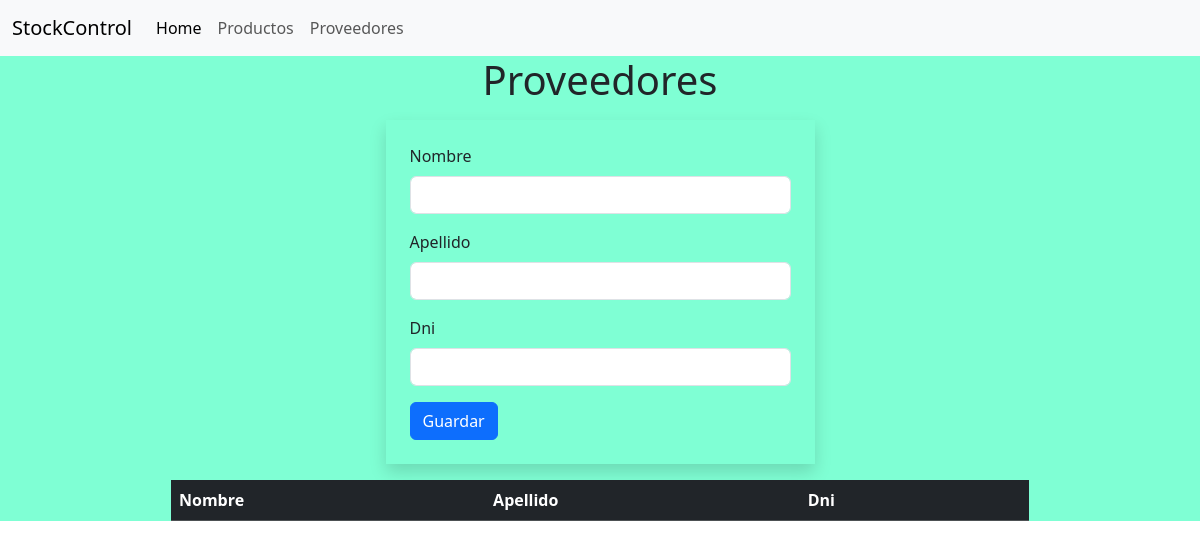
/proveedores/, run on an earlier commit of the app's database.
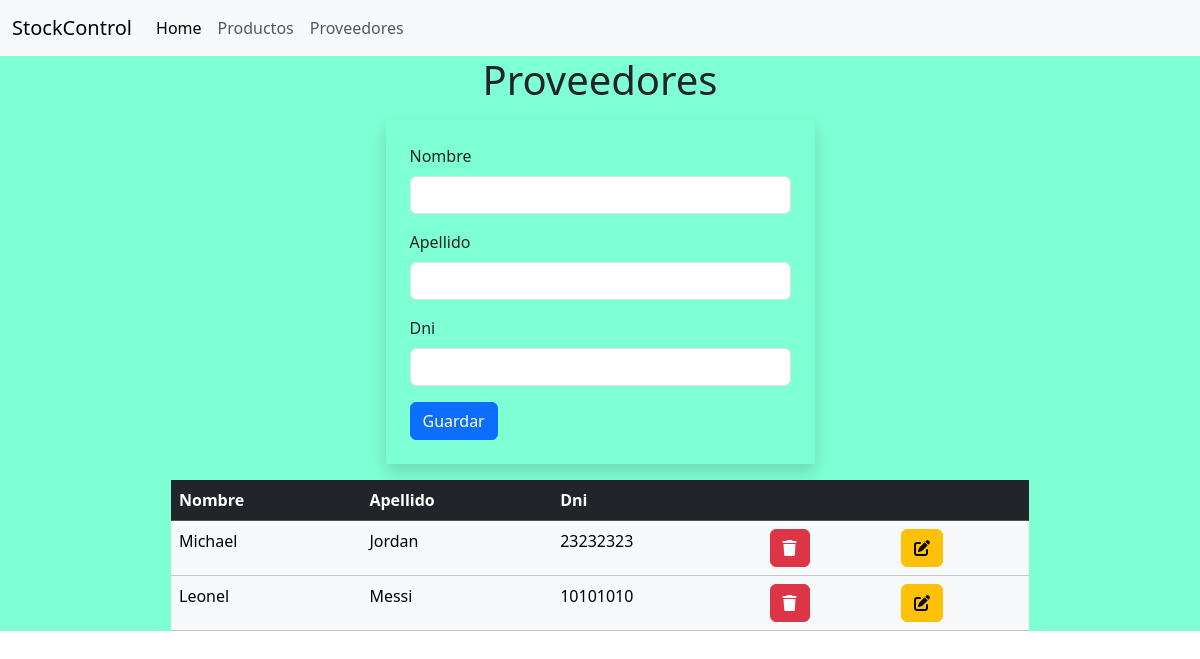
And on a later commit of the database.
### compra/models.py (models this page shows)
class Proveedor(models.Model):
    nombre = models.CharField(max_length=50)
    apellido = models.CharField(max_length=50)
    dni = models.IntegerField(max_length=8)

### compra/views.py (the view)
# urls.py: path('proveedores/',views.proveedores, name="proveedores"),
def proveedores(request):
    proveedores = Proveedor.objects.all()
    return render(
        request,
        "proveedores.html",
        {'proveedores': proveedores}
    )

### compra/templates/proveedores.html (shortened to what this page needs)
{% extends 'main.html' %}
{% block content %}
<div class="container-fluid w-75">
    <h1 class="text-center">Proveedores</h1>
    <form class="w-50 shadow mx-auto p-4 m-3" method="post" action="{% url 'agregarProveedor' %}">
        <div class="mb-3">
            <label for="exampleInputText" class="form-label">Nombre</label>
            <input name="nombre" type="text" class="form-control" required>
        </div>
        <div class="mb-3">
            <label for="exampleInputText" class="form-label">Apellido</label>
            <input name="apellido" type="text" class="form-control" required>
        </div>
        <div class="mb-3">
            <label for="exampleInputText" class="form-label">Dni</label>
            <input name="dni" type="number" class="form-control" required>
        </div>
        <button type="submit" class="btn btn-primary">Guardar</button>
    </form>
    <table class="table table-light ">
        <tr class="table-dark">
            <th>Nombre</th>
            <th>Apellido</th>
            <th>Dni</th>
            <th colspan="2">
            </th>
        </tr>
        {% for proveedor in proveedores %}
        <tr>
            <td>{{ proveedor.nombre }}</td>
            <td>{{ proveedor.apellido }}</td>
            <td>{{ proveedor.dni }}</td>
            <td>
                <form action="{% url 'eliminarProveedor' proveedor.id %}"
                    onClick="return confirm('Esta seguro de eliminar este proveedor?')">
                    <button class="btn btn-danger">
                        <i class="fa fa-trash"></i>
                    </button>
                </form>
            </td>
            <td>
                <form action="{% url 'editarProveedor' proveedor.id %}">
                    <button class="btn btn-warning">
                        <i class="fa fa-edit"></i>
                    </button>
                </form>
            </td>
        </tr>
        {% endfor %}
    </table>
</div>
{% endblock %}

### compra/templates/main.html (shortened to what this page needs)
{% load static %}
<!DOCTYPE html>
<html lang="en">
<head>
    <link rel="stylesheet" href="https://cdn.jsdelivr.net/npm/bootstrap@5.3.2/dist/css/bootstrap.min.css"
>
    <link rel="stylesheet" href="https://cdnjs.cloudflare.com/ajax/libs/font-awesome/6.5.2/css/all.min.css">
    <link rel="stylesheet" href="{% static 'css/styles.css' %}">
</head>
<body>
    <header>
        <nav class="navbar navbar-expand-lg bg-body-tertiary">
            <div class="container-fluid">
                <a class="navbar-brand" href="#">StockControl</a>
                <div class="collapse navbar-collapse" id="navbarNav">
                    <ul class="navbar-nav">
                        <li class="nav-item">
                            <a class="nav-link active" aria-current="page" href="{% url 'home' %}">Home</a>
                        </li>
                        <li class="nav-item">
                            <a class="nav-link" href="{% url 'productos' %}">Productos</a>
                        </li>
                        <li class="nav-item">
                            <a class="nav-link" href="{% url 'proveedores' %}">Proveedores</a>
                        </li>
                    </ul>
                </div>
            </div>
        </nav>
    </header>
    <div class="container-fluid w-100 backGround-home">
        {% block content %}{% endblock %}
    </div>
</body>
</html>

### StockControl/static/css/styles.css (style rules this page uses)
.backGround-home { background-color: aquamarine; }

What changed in the data, as far as the page shows it:
added Proveedor: nombre "Michael", apellido "Jordan", dni "23232323"
added Proveedor: nombre "Leonel", apellido "Messi", dni "10101010"
